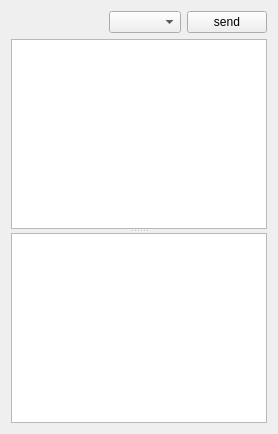
          <widget class="QWidget" name="verticalLayoutWidget">
           <layout class="QVBoxLayout" name="verticalLayout_10" stretch="0,0">
            <item>
             <layout class="QHBoxLayout" name="horizontalLayout_7">
              <item>
               <spacer name="horizontalSpacer_4">
                <property name="orientation">
                 <enum>Qt::Horizontal</enum>
                </property>
                <property name="sizeHint" stdset="0">
                 <size>
                  <width>40</width>
                  <height>20</height>
                 </size>
                </property>
               </spacer>
              </item>
              <item>
               <widget class="QComboBox" name="SendFormatComboBox">
                <property name="toolTip">
                 <string>data format</string>
                </property>
                <property name="sizeAdjustPolicy">
                 <enum>QComboBox::AdjustToContentsOnFirstShow</enum>
                </property>
               </widget>
              </item>
              <item>
               <widget class="QPushButton" name="SendPushButton">
                <property name="toolTip">
                 <string>send the current data (the data can be sent with 'alt+enter' too)</string>
                </property>
                <property name="text">
                 <string>send</string>
                </property>
               </widget>
              </item>
             </layout>
            </item>
            <item>
             <widget class="QSplitter" name="SendAreaInputsSplitter">
              <property name="orientation">
               <enum>Qt::Vertical</enum>
              </property>
              <widget class="SendWindowTextEdit" name="SendTextEdit">
               <property name="sizePolicy">
                <sizepolicy hsizetype="Expanding" vsizetype="Ignored">
                 <horstretch>0</horstretch>
                 <verstretch>0</verstretch>
                </sizepolicy>
               </property>
               <property name="maximumSize">
                <size>
                 <width>16777215</width>
                 <height>16777215</height>
                </size>
               </property>
               <property name="toolTip">
                <string>multi-line send input (to send the data press the send button or 'alt+enter')</string>
               </property>
               <property name="verticalScrollBarPolicy">
                <enum>Qt::ScrollBarAsNeeded</enum>
               </property>
              </widget>
              <widget class="CyclicScriptTextEdit" name="ScriptTextEdit">
               <property name="sizePolicy">
                <sizepolicy hsizetype="Expanding" vsizetype="Ignored">
                 <horstretch>0</horstretch>
                 <verstretch>0</verstretch>
                </sizepolicy>
               </property>
               <property name="toolTip">
                <string>opional sequence script</string>
               </property>
               <property name="horizontalScrollBarPolicy">
                <enum>Qt::ScrollBarAlwaysOff</enum>
               </property>
              </widget>
             </widget>
            </item>
           </layout>
          </widget>
